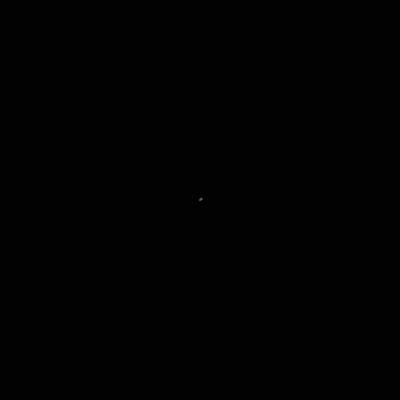
Frame 1 (no input)
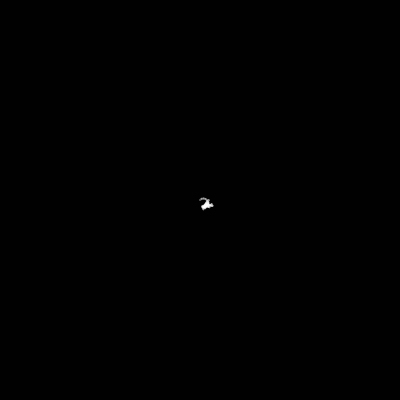
Frame 60 (no input)
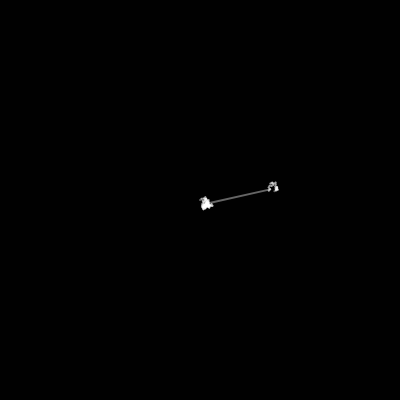
Frame 120 (the mouse pressed at the canvas centre since frame 60)

The p5.js sketch that drew these frames (run headless with seeded random() and noise() and a simulated clock; from frame 60 on, the mouse is pressed at the canvas centre):

// p5.js sketch
// ── sketch.js
let mover;

function setup() {
  createCanvas(400, 400);
  background(1);

  mover = new Mover(width * 0.5, height * 0.5);
}

function draw() {
  mover.update();
  mover.show();
}

// ── mover.js
/*
 * Random Walker based on Lévy flight
 * https://en.wikipedia.org/wiki/L%C3%A9vy_flight
 *
 */

class Mover {
  constructor(x, y) {
    this.position = createVector(x, y);
    // We need a vector that are a copy of the "old" position
    this.previous = this.position.copy();
  }

  update() {
    // Make a random vector and use it to move
    const step = p5.Vector.random2D();
    // p5.Vector.random2D() gives you a unit vector, a normalized vector,
    // with a magnitude (length) of 1, we can multiply this magnitude with
    // the mult() function
    // * step.mult(5);
    // To imitate an object 'looking' for food, we will have it making small steps,
    // but sometimes make a big leap, to get to a new area to look for food.

    // First we pick a random number between 0 & 100
    const r = random(100);
    // Then we take a big leap if the random number is under 1, gives us a 1%
    // chance to take a big leap
    if (r < 1) {
      // we make the step length a random length
      step.mult(random(25, 100));
    } else {
      // In other cases we want the step to be 2, so we use the setMag() to so that
      step.setMag(2);
    }
    this.position.add(step);
  }

  show() {
    stroke(255, 100);
    strokeWeight(2);

    // When we are using larger steps, we need to draw a line
    // between the new position and the old position
    // point(this.position.x, this.position.y);
    line(this.position.x, this.position.y, this.previous.x, this.previous.y);
    // We have to update previous with the new position, and instead of making a new
    // vector every time we use the set() function to over write the old one
    this.previous.set(this.position);
  }
}
